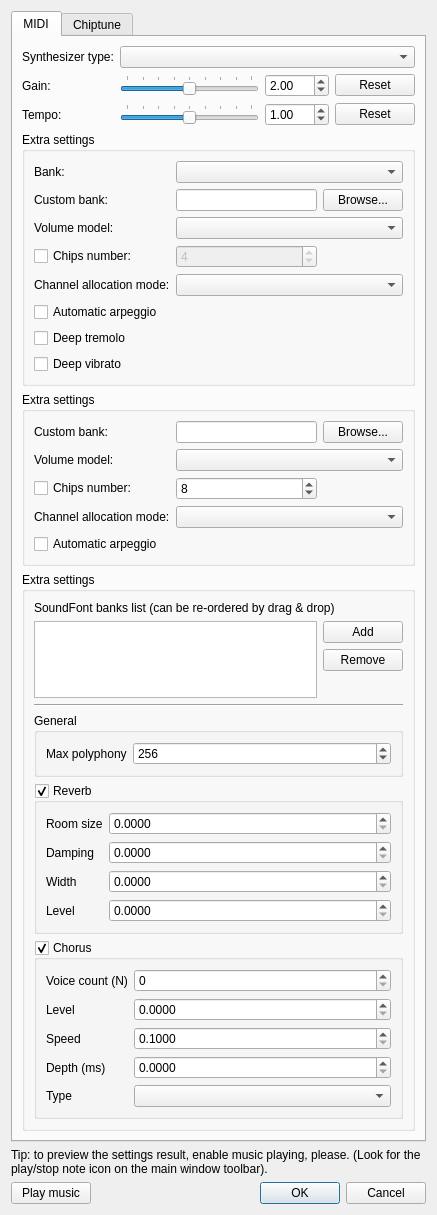
<?xml version="1.0" encoding="UTF-8"?>
<ui version="4.0">
 <class>CustomMusicSetup</class>
 <widget class="QDialog" name="CustomMusicSetup">
  <property name="geometry">
   <rect>
    <x>0</x>
    <y>0</y>
    <width>433</width>
    <height>1215</height>
   </rect>
  </property>
  <property name="windowTitle">
   <string>Music setup</string>
  </property>
  <property name="windowIcon">
   <iconset resource="../qt_modules.qrc">
    <normaloff>:/moondust/playmusic.png</normaloff>:/moondust/playmusic.png</iconset>
  </property>
  <property name="floating" stdset="0">
   <bool>true</bool>
  </property>
  <layout class="QGridLayout" name="kokokoko">
   <item row="2" column="1">
    <widget class="QDialogButtonBox" name="buttonBox">
     <property name="standardButtons">
      <set>QDialogButtonBox::Cancel|QDialogButtonBox::Ok</set>
     </property>
    </widget>
   </item>
   <item row="2" column="0">
    <widget class="QPushButton" name="playMusicProxy">
     <property name="text">
      <string>Play music</string>
     </property>
     <property name="checkable">
      <bool>true</bool>
     </property>
    </widget>
   </item>
   <item row="0" column="0" colspan="2">
    <widget class="QTabWidget" name="setupZone">
     <property name="currentIndex">
      <number>0</number>
     </property>
     <widget class="QWidget" name="tabMidi">
      <attribute name="title">
       <string notr="true">MIDI</string>
      </attribute>
      <layout class="QGridLayout" name="gridLayout_6">
       <item row="0" column="1" colspan="3">
        <widget class="QComboBox" name="midiSynth"/>
       </item>
       <item row="1" column="2">
        <widget class="QDoubleSpinBox" name="midiGainAbs">
         <property name="singleStep">
          <double>0.100000000000000</double>
         </property>
         <property name="value">
          <double>2.000000000000000</double>
         </property>
        </widget>
       </item>
       <item row="3" column="0" colspan="4">
        <widget class="QGroupBox" name="midiSetupADL">
         <property name="title">
          <string>Extra settings</string>
         </property>
         <layout class="QGridLayout" name="gridLayout_2" columnstretch="0,1000,1">
          <property name="sizeConstraint">
           <enum>QLayout::SetMinimumSize</enum>
          </property>
          <item row="0" column="0">
           <widget class="QLabel" name="label_3">
            <property name="text">
             <string comment="The OPL3 timbre/instruments bank to change the MIDI music sounding.">Bank:</string>
            </property>
           </widget>
          </item>
          <item row="1" column="2">
           <widget class="QPushButton" name="midiExAdlBrowsebank">
            <property name="enabled">
             <bool>true</bool>
            </property>
            <property name="text">
             <string>Browse...</string>
            </property>
           </widget>
          </item>
          <item row="1" column="1">
           <widget class="QLineEdit" name="midiExAdlCustomBank">
            <property name="enabled">
             <bool>true</bool>
            </property>
           </widget>
          </item>
          <item row="0" column="1" colspan="2">
           <widget class="QComboBox" name="midiExAdlBank">
            <property name="toolTip">
             <string>The timbre bank declares the sounding of MIDI music. Use different banks to compare the sounding difference.</string>
            </property>
            <property name="maxVisibleItems">
             <number>50</number>
            </property>
           </widget>
          </item>
          <item row="7" column="0" colspan="2">
           <widget class="QCheckBox" name="midiExAdlDeepVibrato">
            <property name="text">
             <string>Deep vibrato</string>
            </property>
            <property name="checked">
             <bool>false</bool>
            </property>
            <property name="tristate">
             <bool>true</bool>
            </property>
           </widget>
          </item>
          <item row="1" column="0">
           <widget class="QLabel" name="label_9">
            <property name="enabled">
             <bool>true</bool>
            </property>
            <property name="text">
             <string>Custom bank:</string>
            </property>
           </widget>
          </item>
          <item row="2" column="1" colspan="2">
           <widget class="QComboBox" name="midiExAdlVolumeModel">
            <property name="toolTip">
             <string>Volume model declares how music volumes, note velocities and expression will be scaled.</string>
            </property>
            <property name="maxVisibleItems">
             <number>20</number>
            </property>
           </widget>
          </item>
          <item row="3" column="1">
           <widget class="QSpinBox" name="midiExAdlChips">
            <property name="enabled">
             <bool>false</bool>
            </property>
            <property name="toolTip">
             <string>The number of emulated OPL3 chips. Increase the count of chips to get wider polyphony (18 of two-operator voices per chip, or 6 four-operator voices per chip), or decrease it if you have the choppy music playback.</string>
            </property>
            <property name="minimum">
             <number>1</number>
            </property>
            <property name="maximum">
             <number>100</number>
            </property>
            <property name="value">
             <number>4</number>
            </property>
           </widget>
          </item>
          <item row="5" column="0" colspan="3">
           <widget class="QCheckBox" name="midiExAdlAutoArpeggio">
            <property name="toolTip">
             <string comment="Tool tip for the &quot;Automatic arpeggio&quot; checkbox" extracomment="There is a term of the sound generator chip that has limited polyphony: each channel of chip is able to play only one parallel note. So, if one chip supports 6 channels, you can play 6 notes at the same time.">When there are not enough free voice channels of chips, some chords will squash into arpeggio that will use only one channel. However, this method may cause a dirty and glitchy sounding. So, use this feature at your own risk.</string>
            </property>
            <property name="text">
             <string>Automatic arpeggio</string>
            </property>
           </widget>
          </item>
          <item row="6" column="0" colspan="2">
           <widget class="QCheckBox" name="midiExAdlDeepTremolo">
            <property name="text">
             <string>Deep tremolo</string>
            </property>
            <property name="checked">
             <bool>false</bool>
            </property>
            <property name="tristate">
             <bool>true</bool>
            </property>
           </widget>
          </item>
          <item row="3" column="0">
           <widget class="QCheckBox" name="midiExAdlChipsEn">
            <property name="text">
             <string>Chips number:</string>
            </property>
           </widget>
          </item>
          <item row="2" column="0">
           <widget class="QLabel" name="label_6">
            <property name="text">
             <string>Volume model:</string>
            </property>
           </widget>
          </item>
          <item row="4" column="0">
           <widget class="QLabel" name="label_21">
            <property name="text">
             <string>Channel allocation mode:</string>
            </property>
           </widget>
          </item>
          <item row="4" column="1" colspan="2">
           <widget class="QComboBox" name="midiExAdlChanAlloc">
            <property name="toolTip">
             <string comment="Tooltip for the &quot;Channel allocation mode&quot; combo box">Select one of the channel allocation algorithms:
- [Auto]: The algorithm will be selected automatically depending on the bank or currently playing music format.
- Sounding off delay based: The channel will be allocated regarding the remaining delay of releasing sound left to play (Shorted remaing delay will have the highest priority).
- Same instrument: Any first released channel of the same instrument will be taken (or any if no channels of the same instrument played before)
- Any first released: Any first released channel will be taken without bothering about properties.</string>
            </property>
           </widget>
          </item>
         </layout>
        </widget>
       </item>
       <item row="0" column="0">
        <widget class="QLabel" name="label">
         <property name="text">
          <string>Synthesizer type:</string>
         </property>
        </widget>
       </item>
       <item row="1" column="3">
        <widget class="QPushButton" name="midiGainReset">
         <property name="text">
          <string>Reset</string>
         </property>
        </widget>
       </item>
       <item row="2" column="1">
        <widget class="QSlider" name="midiTempo">
         <property name="minimumSize">
          <size>
           <width>139</width>
           <height>0</height>
          </size>
         </property>
         <property name="minimum">
          <number>1</number>
         </property>
         <property name="maximum">
          <number>200</number>
         </property>
         <property name="value">
          <number>100</number>
         </property>
         <property name="orientation">
          <enum>Qt::Horizontal</enum>
         </property>
         <property name="tickPosition">
          <enum>QSlider::TicksAbove</enum>
         </property>
         <property name="tickInterval">
          <number>25</number>
         </property>
        </widget>
       </item>
       <item row="2" column="2">
        <widget class="QDoubleSpinBox" name="midiTempoAbs">
         <property name="minimum">
          <double>0.010000000000000</double>
         </property>
         <property name="maximum">
          <double>100.000000000000000</double>
         </property>
         <property name="singleStep">
          <double>0.100000000000000</double>
         </property>
         <property name="value">
          <double>1.000000000000000</double>
         </property>
        </widget>
       </item>
       <item row="2" column="3">
        <widget class="QPushButton" name="midiTempoReset">
         <property name="text">
          <string>Reset</string>
         </property>
        </widget>
       </item>
       <item row="4" column="0" colspan="4">
        <widget class="QGroupBox" name="midiSetupOPN">
         <property name="title">
          <string>Extra settings</string>
         </property>
         <layout class="QGridLayout" name="gridLayout_5" columnstretch="0,0,0">
          <property name="sizeConstraint">
           <enum>QLayout::SetMinimumSize</enum>
          </property>
          <item row="0" column="2">
           <widget class="QPushButton" name="midiExOpnBrowsebank">
            <property name="enabled">
             <bool>true</bool>
            </property>
            <property name="text">
             <string>Browse...</string>
            </property>
           </widget>
          </item>
          <item row="1" column="1" colspan="2">
           <widget class="QComboBox" name="midiExOpnVolumeModel">
            <property name="toolTip">
             <string>Volume model declares how music volumes, note velocities and expression will be scaled.</string>
            </property>
            <property name="maxVisibleItems">
             <number>20</number>
            </property>
           </widget>
          </item>
          <item row="0" column="0">
           <widget class="QLabel" name="label_10">
            <property name="enabled">
             <bool>true</bool>
            </property>
            <property name="text">
             <string>Custom bank:</string>
            </property>
           </widget>
          </item>
          <item row="2" column="0">
           <widget class="QCheckBox" name="midiExOpnChipsEn">
            <property name="text">
             <string>Chips number:</string>
            </property>
           </widget>
          </item>
          <item row="4" column="0" colspan="3">
           <widget class="QCheckBox" name="midiExOpnAutoArpeggio">
            <property name="toolTip">
             <string comment="Tool tip for the &quot;Automatic arpeggio&quot; checkbox" extracomment="There is a term of the sound generator chip that has limited polyphony: each channel of chip is able to play only one parallel note. So, if one chip supports 6 channels, you can play 6 notes at the same time.">When there are not enough free voice channels of chips, some chords will squash into arpeggio that will use only one channel. However, this method may cause a dirty and glitchy sounding. So, use this feature at your own risk.</string>
            </property>
            <property name="text">
             <string>Automatic arpeggio</string>
            </property>
           </widget>
          </item>
          <item row="2" column="1">
           <widget class="QSpinBox" name="midiExOpnChips">
            <property name="toolTip">
             <string>The number of emulated OPL3 chips. Increase the count of chips to get wider polyphony (18 of two-operator voices per chip, or 6 four-operator voices per chip), or decrease it if you have the choppy music playback.</string>
            </property>
            <property name="minimum">
             <number>1</number>
            </property>
            <property name="maximum">
             <number>100</number>
            </property>
            <property name="value">
             <number>8</number>
            </property>
           </widget>
          </item>
          <item row="1" column="0">
           <widget class="QLabel" name="label_11">
            <property name="text">
             <string>Volume model:</string>
            </property>
           </widget>
          </item>
          <item row="0" column="1">
           <widget class="QLineEdit" name="midiExOpnCustomBank">
            <property name="enabled">
             <bool>true</bool>
            </property>
            <property name="text">
             <string notr="true"/>
            </property>
           </widget>
          </item>
          <item row="3" column="0">
           <widget class="QLabel" name="label_22">
            <property name="text">
             <string>Channel allocation mode:</string>
            </property>
           </widget>
          </item>
          <item row="3" column="1" colspan="2">
           <widget class="QComboBox" name="midiExOpnChanAlloc">
            <property name="toolTip">
             <string comment="Tooltip for the &quot;Channel allocation mode&quot; combo box">Select one of the channel allocation algorithms:
- [Auto]: The algorithm will be selected automatically depending on the bank or currently playing music format.
- Sounding off delay based: The channel will be allocated regarding the remaining delay of releasing sound left to play (Shorted remaing delay will have the highest priority).
- Same instrument: Any first released channel of the same instrument will be taken (or any if no channels of the same instrument played before)
- Any first released: Any first released channel will be taken without bothering about properties.</string>
            </property>
           </widget>
          </item>
         </layout>
        </widget>
       </item>
       <item row="1" column="1">
        <widget class="QSlider" name="midiGain">
         <property name="minimumSize">
          <size>
           <width>139</width>
           <height>0</height>
          </size>
         </property>
         <property name="maximum">
          <number>400</number>
         </property>
         <property name="value">
          <number>200</number>
         </property>
         <property name="orientation">
          <enum>Qt::Horizontal</enum>
         </property>
         <property name="tickPosition">
          <enum>QSlider::TicksAbove</enum>
         </property>
         <property name="tickInterval">
          <number>50</number>
         </property>
        </widget>
       </item>
       <item row="5" column="0" colspan="4">
        <spacer name="verticalSpacer">
         <property name="orientation">
          <enum>Qt::Vertical</enum>
         </property>
         <property name="sizeHint" stdset="0">
          <size>
           <width>20</width>
           <height>2</height>
          </size>
         </property>
        </spacer>
       </item>
       <item row="1" column="0">
        <widget class="QLabel" name="midiGainLabel">
         <property name="text">
          <string>Gain:</string>
         </property>
        </widget>
       </item>
       <item row="2" column="0">
        <widget class="QLabel" name="midiTempoLabel">
         <property name="text">
          <string>Tempo:</string>
         </property>
        </widget>
       </item>
       <item row="6" column="0" colspan="4">
        <widget class="QGroupBox" name="midiSetupFluid">
         <property name="title">
          <string>Extra settings</string>
         </property>
         <layout class="QGridLayout" name="gridLayout_7" columnstretch="0,0">
          <property name="sizeConstraint">
           <enum>QLayout::SetMinimumSize</enum>
          </property>
          <item row="2" column="1">
           <widget class="QPushButton" name="midiExFluidSFRemove">
            <property name="text">
             <string>Remove</string>
            </property>
           </widget>
          </item>
          <item row="5" column="0" colspan="2">
           <widget class="QGroupBox" name="fluidGeneral">
            <property name="title">
             <string comment="FluidSynth general options group">General</string>
            </property>
            <layout class="QGridLayout" name="gridLayout_8" columnstretch="0,10">
             <item row="0" column="0">
              <widget class="QLabel" name="label_15">
               <property name="text">
                <string comment="FluidSynth option">Max polyphony</string>
               </property>
              </widget>
             </item>
             <item row="0" column="1">
              <widget class="QSpinBox" name="midiExFluidPolyphony">
               <property name="minimum">
                <number>8</number>
               </property>
               <property name="maximum">
                <number>512</number>
               </property>
               <property name="value">
                <number>256</number>
               </property>
              </widget>
             </item>
            </layout>
           </widget>
          </item>
          <item row="3" column="1">
           <spacer name="verticalSpacer_3">
            <property name="orientation">
             <enum>Qt::Vertical</enum>
            </property>
            <property name="sizeHint" stdset="0">
             <size>
              <width>20</width>
              <height>40</height>
             </size>
            </property>
           </spacer>
          </item>
          <item row="4" column="0" colspan="2">
           <widget class="Line" name="line">
            <property name="orientation">
             <enum>Qt::Horizontal</enum>
            </property>
           </widget>
          </item>
          <item row="0" column="0" colspan="2">
           <widget class="QLabel" name="label_2">
            <property name="text">
             <string>SoundFont banks list (can be re-ordered by drag &amp; drop)</string>
            </property>
            <property name="wordWrap">
             <bool>true</bool>
            </property>
           </widget>
          </item>
          <item row="1" column="1">
           <widget class="QPushButton" name="midiExFluidSFAdd">
            <property name="text">
             <string>Add</string>
            </property>
           </widget>
          </item>
          <item row="1" column="0" rowspan="3">
           <widget class="QListWidget" name="midiExFluidSFList">
            <property name="dragEnabled">
             <bool>true</bool>
            </property>
            <property name="dragDropMode">
             <enum>QAbstractItemView::InternalMove</enum>
            </property>
            <property name="defaultDropAction">
             <enum>Qt::MoveAction</enum>
            </property>
           </widget>
          </item>
          <item row="6" column="0" colspan="2">
           <widget class="QGroupBox" name="midiExFluidReverb">
            <property name="title">
             <string comment="FluidSynth option">Reverb</string>
            </property>
            <property name="checkable">
             <bool>true</bool>
            </property>
            <layout class="QGridLayout" name="gridLayout" columnstretch="0,10">
             <property name="sizeConstraint">
              <enum>QLayout::SetMinimumSize</enum>
             </property>
             <item row="0" column="0">
              <widget class="QLabel" name="label_4">
               <property name="text">
                <string comment="FluidSynth: Reverb effect option">Room size</string>
               </property>
              </widget>
             </item>
             <item row="1" column="1">
              <widget class="QDoubleSpinBox" name="midiExFluidRD">
               <property name="decimals">
                <number>4</number>
               </property>
               <property name="maximum">
                <double>1.000000000000000</double>
               </property>
               <property name="singleStep">
                <double>0.010000000000000</double>
               </property>
              </widget>
             </item>
             <item row="1" column="0">
              <widget class="QLabel" name="label_5">
               <property name="text">
                <string comment="FluidSynth: Reverb effect option">Damping</string>
               </property>
              </widget>
             </item>
             <item row="2" column="0">
              <widget class="QLabel" name="label_13">
               <property name="text">
                <string comment="FluidSynth: Reverb effect option">Width</string>
               </property>
              </widget>
             </item>
             <item row="2" column="1">
              <widget class="QDoubleSpinBox" name="midiExFluidRW">
               <property name="decimals">
                <number>4</number>
               </property>
               <property name="maximum">
                <double>100.000000000000000</double>
               </property>
               <property name="singleStep">
                <double>0.100000000000000</double>
               </property>
              </widget>
             </item>
             <item row="0" column="1">
              <widget class="QDoubleSpinBox" name="midiExFluidRR">
               <property name="decimals">
                <number>4</number>
               </property>
               <property name="maximum">
                <double>1.000000000000000</double>
               </property>
               <property name="singleStep">
                <double>0.010000000000000</double>
               </property>
              </widget>
             </item>
             <item row="3" column="0">
              <widget class="QLabel" name="label_14">
               <property name="text">
                <string comment="FluidSynth: Reverb effect option">Level</string>
               </property>
              </widget>
             </item>
             <item row="3" column="1">
              <widget class="QDoubleSpinBox" name="midiExFluidRL">
               <property name="decimals">
                <number>4</number>
               </property>
               <property name="maximum">
                <double>1.000000000000000</double>
               </property>
               <property name="singleStep">
                <double>0.010000000000000</double>
               </property>
              </widget>
             </item>
            </layout>
           </widget>
          </item>
          <item row="7" column="0" colspan="2">
           <widget class="QGroupBox" name="midiExFluidChorus">
            <property name="title">
             <string comment="FluidSynth option">Chorus</string>
            </property>
            <property name="checkable">
             <bool>true</bool>
            </property>
            <layout class="QGridLayout" name="gridLayout_9" columnstretch="0,10">
             <item row="0" column="1">
              <widget class="QSpinBox" name="midiExFluidCN"/>
             </item>
             <item row="1" column="0">
              <widget class="QLabel" name="label_16">
               <property name="text">
                <string comment="FluidSynth: Chorus effect option">Level</string>
               </property>
              </widget>
             </item>
             <item row="2" column="0">
              <widget class="QLabel" name="label_18">
               <property name="text">
                <string comment="FluidSynth: Chorus effect option">Speed</string>
               </property>
              </widget>
             </item>
             <item row="2" column="1">
              <widget class="QDoubleSpinBox" name="midiExFluidCS">
               <property name="decimals">
                <number>4</number>
               </property>
               <property name="minimum">
                <double>0.100000000000000</double>
               </property>
               <property name="maximum">
                <double>5.000000000000000</double>
               </property>
               <property name="singleStep">
                <double>0.100000000000000</double>
               </property>
              </widget>
             </item>
             <item row="1" column="1">
              <widget class="QDoubleSpinBox" name="midiExFluidCL">
               <property name="decimals">
                <number>4</number>
               </property>
               <property name="maximum">
                <double>10.000000000000000</double>
               </property>
               <property name="singleStep">
                <double>0.100000000000000</double>
               </property>
              </widget>
             </item>
             <item row="3" column="0">
              <widget class="QLabel" name="label_19">
               <property name="text">
                <string comment="FluidSynth: Chorus effect option">Depth (ms)</string>
               </property>
              </widget>
             </item>
             <item row="0" column="0">
              <widget class="QLabel" name="label_17">
               <property name="text">
                <string comment="FluidSynth: Chorus effect option">Voice count (N)</string>
               </property>
              </widget>
             </item>
             <item row="3" column="1">
              <widget class="QDoubleSpinBox" name="midiExFluidCD">
               <property name="decimals">
                <number>4</number>
               </property>
               <property name="minimum">
                <double>0.000000000000000</double>
               </property>
               <property name="maximum">
                <double>21.000000000000000</double>
               </property>
               <property name="singleStep">
                <double>0.100000000000000</double>
               </property>
              </widget>
             </item>
             <item row="4" column="0">
              <widget class="QLabel" name="label_20">
               <property name="text">
                <string comment="FluidSynth: Chorus effect option">Type</string>
               </property>
              </widget>
             </item>
             <item row="4" column="1">
              <widget class="QComboBox" name="midiExFluidCT"/>
             </item>
            </layout>
           </widget>
          </item>
         </layout>
        </widget>
       </item>
      </layout>
     </widget>
     <widget class="QWidget" name="tabChiptune">
      <attribute name="title">
       <string>Chiptune</string>
      </attribute>
      <layout class="QGridLayout" name="gridLayout_3">
       <property name="sizeConstraint">
        <enum>QLayout::SetMinimumSize</enum>
       </property>
       <item row="4" column="3" colspan="2">
        <widget class="QDoubleSpinBox" name="gmeTempoAbs">
         <property name="minimum">
          <double>0.010000000000000</double>
         </property>
         <property name="maximum">
          <double>100.000000000000000</double>
         </property>
         <property name="singleStep">
          <double>0.100000000000000</double>
         </property>
         <property name="value">
          <double>1.000000000000000</double>
         </property>
        </widget>
       </item>
       <item row="3" column="0">
        <widget class="QLabel" name="label_7">
         <property name="text">
          <string>Gain:</string>
         </property>
        </widget>
       </item>
       <item row="3" column="5">
        <widget class="QPushButton" name="gmeGainReset">
         <property name="text">
          <string>Reset</string>
         </property>
        </widget>
       </item>
       <item row="4" column="1" colspan="2">
        <widget class="QSlider" name="gmeTempo">
         <property name="minimum">
          <number>1</number>
         </property>
         <property name="maximum">
          <number>200</number>
         </property>
         <property name="value">
          <number>100</number>
         </property>
         <property name="orientation">
          <enum>Qt::Horizontal</enum>
         </property>
         <property name="tickPosition">
          <enum>QSlider::TicksAbove</enum>
         </property>
         <property name="tickInterval">
          <number>25</number>
         </property>
        </widget>
       </item>
       <item row="1" column="0" colspan="6">
        <widget class="QGroupBox" name="groupBox">
         <property name="minimumSize">
          <size>
           <width>0</width>
           <height>38</height>
          </size>
         </property>
         <property name="title">
          <string>Track number</string>
         </property>
         <layout class="QGridLayout" name="gridLayout_4">
          <property name="sizeConstraint">
           <enum>QLayout::SetMinimumSize</enum>
          </property>
          <item row="1" column="0">
           <widget class="QPushButton" name="gmeGoToFirst">
            <property name="text">
             <string>To begin</string>
            </property>
           </widget>
          </item>
          <item row="0" column="1">
           <widget class="QSpinBox" name="gmeTrackNumber">
            <property name="maximum">
             <number>99999</number>
            </property>
           </widget>
          </item>
          <item row="0" column="0">
           <widget class="QPushButton" name="gmePrevTrack">
            <property name="text">
             <string>Previous</string>
            </property>
           </widget>
          </item>
          <item row="0" column="2">
           <widget class="QPushButton" name="gmeNextTrack">
            <property name="text">
             <string>Next</string>
            </property>
           </widget>
          </item>
         </layout>
        </widget>
       </item>
       <item row="4" column="5">
        <widget class="QPushButton" name="gmeTempoReset">
         <property name="text">
          <string>Reset</string>
         </property>
        </widget>
       </item>
       <item row="6" column="0" colspan="6">
        <widget class="QCheckBox" name="gmeDisableSpcEcho">
         <property name="toolTip">
          <string comment="Tooltip for the &quot;Disable SPC echo&quot; checkbox">Disable the echo effect while playing files of SPC format</string>
         </property>
         <property name="text">
          <string>Disable SPC echo</string>
         </property>
        </widget>
       </item>
       <item row="4" column="0">
        <widget class="QLabel" name="label_8">
         <property name="text">
          <string>Tempo:</string>
         </property>
        </widget>
       </item>
       <item row="3" column="3" colspan="2">
        <widget class="QDoubleSpinBox" name="gmeGainAbs">
         <property name="maximum">
          <double>100.000000000000000</double>
         </property>
         <property name="singleStep">
          <double>0.100000000000000</double>
         </property>
         <property name="value">
          <double>1.000000000000000</double>
         </property>
        </widget>
       </item>
       <item row="3" column="1" colspan="2">
        <widget class="QSlider" name="gmeGain">
         <property name="maximum">
          <number>400</number>
         </property>
         <property name="value">
          <number>100</number>
         </property>
         <property name="orientation">
          <enum>Qt::Horizontal</enum>
         </property>
         <property name="tickPosition">
          <enum>QSlider::TicksAbove</enum>
         </property>
         <property name="tickInterval">
          <number>50</number>
         </property>
        </widget>
       </item>
       <item row="7" column="0" colspan="6">
        <spacer name="verticalSpacer_2">
         <property name="orientation">
          <enum>Qt::Vertical</enum>
         </property>
         <property name="sizeHint" stdset="0">
          <size>
           <width>20</width>
           <height>261</height>
          </size>
         </property>
        </spacer>
       </item>
       <item row="5" column="0" colspan="6">
        <widget class="Line" name="line_2">
         <property name="orientation">
          <enum>Qt::Horizontal</enum>
         </property>
        </widget>
       </item>
      </layout>
     </widget>
    </widget>
   </item>
   <item row="1" column="0" colspan="2">
    <widget class="QLabel" name="label_12">
     <property name="text">
      <string>Tip: to preview the settings result, enable music playing, please. (Look for the play/stop note icon on the main window toolbar).</string>
     </property>
     <property name="wordWrap">
      <bool>true</bool>
     </property>
    </widget>
   </item>
  </layout>
 </widget>
 <resources>
  <include location="../qt_modules.qrc"/>
 </resources>
 <connections>
  <connection>
   <sender>midiExAdlChipsEn</sender>
   <signal>toggled(bool)</signal>
   <receiver>midiExAdlChips</receiver>
   <slot>setEnabled(bool)</slot>
   <hints>
    <hint type="sourcelabel">
     <x>120</x>
     <y>263</y>
    </hint>
    <hint type="destinationlabel">
     <x>303</x>
     <y>265</y>
    </hint>
   </hints>
  </connection>
  <connection>
   <sender>midiExOpnChipsEn</sender>
   <signal>toggled(bool)</signal>
   <receiver>midiExOpnChips</receiver>
   <slot>setEnabled(bool)</slot>
   <hints>
    <hint type="sourcelabel">
     <x>127</x>
     <y>441</y>
    </hint>
    <hint type="destinationlabel">
     <x>303</x>
     <y>443</y>
    </hint>
   </hints>
  </connection>
  <connection>
   <sender>buttonBox</sender>
   <signal>accepted()</signal>
   <receiver>CustomMusicSetup</receiver>
   <slot>accept()</slot>
   <hints>
    <hint type="sourcelabel">
     <x>124</x>
     <y>523</y>
    </hint>
    <hint type="destinationlabel">
     <x>415</x>
     <y>473</y>
    </hint>
   </hints>
  </connection>
  <connection>
   <sender>buttonBox</sender>
   <signal>rejected()</signal>
   <receiver>CustomMusicSetup</receiver>
   <slot>reject()</slot>
   <hints>
    <hint type="sourcelabel">
     <x>210</x>
     <y>523</y>
    </hint>
    <hint type="destinationlabel">
     <x>416</x>
     <y>505</y>
    </hint>
   </hints>
  </connection>
 </connections>
</ui>
